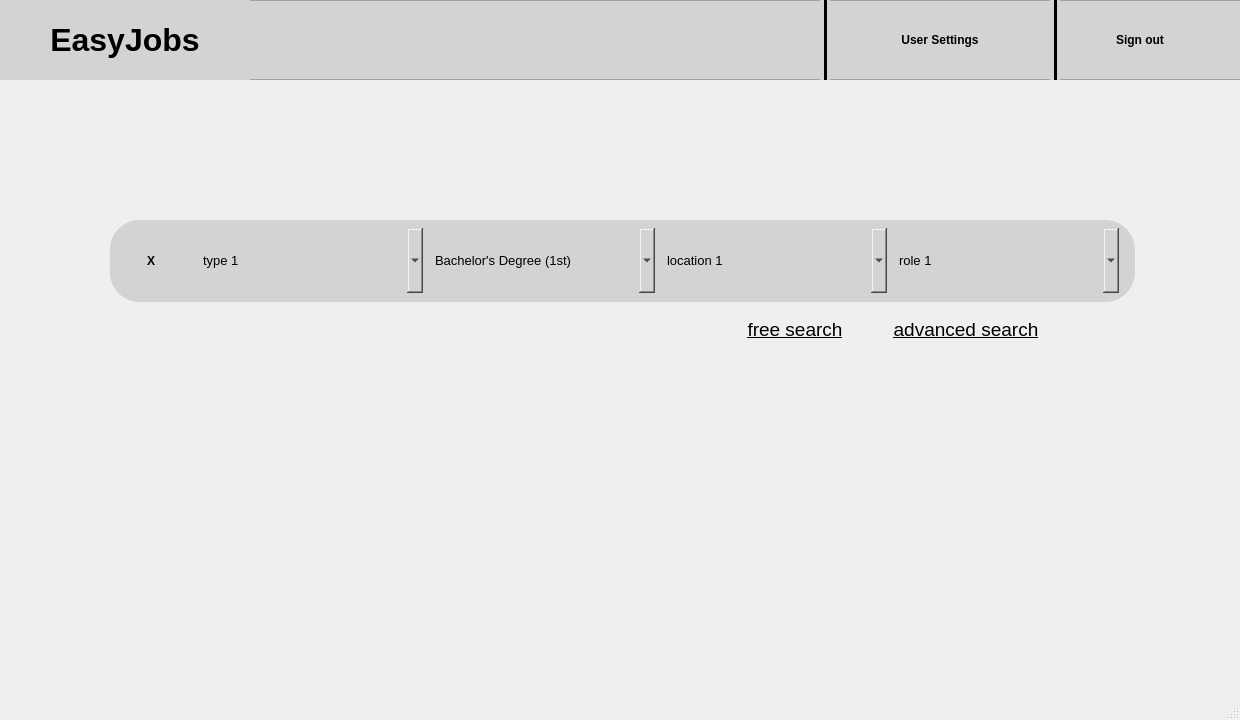
<?xml version="1.0" encoding="UTF-8"?>
<ui version="4.0">
 <class>MainWindow</class>
 <widget class="QMainWindow" name="MainWindow">
  <property name="geometry">
   <rect>
    <x>0</x>
    <y>0</y>
    <width>1240</width>
    <height>720</height>
   </rect>
  </property>
  <property name="minimumSize">
   <size>
    <width>1240</width>
    <height>720</height>
   </size>
  </property>
  <property name="maximumSize">
   <size>
    <width>1920</width>
    <height>1080</height>
   </size>
  </property>
  <property name="windowTitle">
   <string>MainWindow</string>
  </property>
  <widget class="QWidget" name="centralwidget">
   <widget class="QFrame" name="navigation_frame">
    <property name="geometry">
     <rect>
      <x>0</x>
      <y>0</y>
      <width>1241</width>
      <height>80</height>
     </rect>
    </property>
    <property name="minimumSize">
     <size>
      <width>1240</width>
      <height>80</height>
     </size>
    </property>
    <property name="maximumSize">
     <size>
      <width>1920</width>
      <height>80</height>
     </size>
    </property>
    <property name="styleSheet">
     <string notr="true">background-color: lightgrey;</string>
    </property>
    <property name="frameShape">
     <enum>QFrame::StyledPanel</enum>
    </property>
    <property name="frameShadow">
     <enum>QFrame::Raised</enum>
    </property>
    <widget class="QLabel" name="name_label">
     <property name="geometry">
      <rect>
       <x>0</x>
       <y>0</y>
       <width>250</width>
       <height>80</height>
      </rect>
     </property>
     <property name="minimumSize">
      <size>
       <width>250</width>
       <height>80</height>
      </size>
     </property>
     <property name="maximumSize">
      <size>
       <width>250</width>
       <height>80</height>
      </size>
     </property>
     <property name="font">
      <font>
       <pointsize>24</pointsize>
       <weight>75</weight>
       <bold>true</bold>
      </font>
     </property>
     <property name="text">
      <string>EasyJobs</string>
     </property>
     <property name="alignment">
      <set>Qt::AlignCenter</set>
     </property>
    </widget>
    <widget class="QPushButton" name="sign_out_button">
     <property name="geometry">
      <rect>
       <x>1040</x>
       <y>0</y>
       <width>200</width>
       <height>80</height>
      </rect>
     </property>
     <property name="minimumSize">
      <size>
       <width>200</width>
       <height>80</height>
      </size>
     </property>
     <property name="maximumSize">
      <size>
       <width>200</width>
       <height>80</height>
      </size>
     </property>
     <property name="font">
      <font>
       <weight>75</weight>
       <bold>true</bold>
      </font>
     </property>
     <property name="cursor">
      <cursorShape>PointingHandCursor</cursorShape>
     </property>
     <property name="text">
      <string>Sign out</string>
     </property>
     <property name="flat">
      <bool>true</bool>
     </property>
    </widget>
    <widget class="QPushButton" name="user_settings_button">
     <property name="geometry">
      <rect>
       <x>840</x>
       <y>0</y>
       <width>200</width>
       <height>80</height>
      </rect>
     </property>
     <property name="minimumSize">
      <size>
       <width>200</width>
       <height>80</height>
      </size>
     </property>
     <property name="maximumSize">
      <size>
       <width>200</width>
       <height>80</height>
      </size>
     </property>
     <property name="font">
      <font>
       <weight>75</weight>
       <bold>true</bold>
      </font>
     </property>
     <property name="cursor">
      <cursorShape>PointingHandCursor</cursorShape>
     </property>
     <property name="text">
      <string>User Settings</string>
     </property>
     <property name="flat">
      <bool>true</bool>
     </property>
    </widget>
    <widget class="Line" name="line">
     <property name="geometry">
      <rect>
       <x>1050</x>
       <y>0</y>
       <width>10</width>
       <height>80</height>
      </rect>
     </property>
     <property name="minimumSize">
      <size>
       <width>10</width>
       <height>80</height>
      </size>
     </property>
     <property name="maximumSize">
      <size>
       <width>10</width>
       <height>80</height>
      </size>
     </property>
     <property name="frameShadow">
      <enum>QFrame::Plain</enum>
     </property>
     <property name="lineWidth">
      <number>3</number>
     </property>
     <property name="midLineWidth">
      <number>0</number>
     </property>
     <property name="orientation">
      <enum>Qt::Vertical</enum>
     </property>
    </widget>
    <widget class="Line" name="line_2">
     <property name="geometry">
      <rect>
       <x>820</x>
       <y>0</y>
       <width>10</width>
       <height>80</height>
      </rect>
     </property>
     <property name="minimumSize">
      <size>
       <width>10</width>
       <height>80</height>
      </size>
     </property>
     <property name="maximumSize">
      <size>
       <width>10</width>
       <height>80</height>
      </size>
     </property>
     <property name="frameShadow">
      <enum>QFrame::Plain</enum>
     </property>
     <property name="lineWidth">
      <number>3</number>
     </property>
     <property name="midLineWidth">
      <number>0</number>
     </property>
     <property name="orientation">
      <enum>Qt::Vertical</enum>
     </property>
    </widget>
   </widget>
   <widget class="QFrame" name="search_frame">
    <property name="geometry">
     <rect>
      <x>110</x>
      <y>220</y>
      <width>1025</width>
      <height>82</height>
     </rect>
    </property>
    <property name="minimumSize">
     <size>
      <width>1025</width>
      <height>82</height>
     </size>
    </property>
    <property name="maximumSize">
     <size>
      <width>1025</width>
      <height>82</height>
     </size>
    </property>
    <property name="styleSheet">
     <string notr="true">background-color: lightgray;
border-radius: 30px;</string>
    </property>
    <property name="frameShape">
     <enum>QFrame::StyledPanel</enum>
    </property>
    <property name="frameShadow">
     <enum>QFrame::Raised</enum>
    </property>
    <widget class="QWidget" name="horizontalLayoutWidget">
     <property name="geometry">
      <rect>
       <x>0</x>
       <y>0</y>
       <width>1011</width>
       <height>82</height>
      </rect>
     </property>
     <layout class="QHBoxLayout" name="horizontalLayout">
      <item>
       <widget class="QPushButton" name="search_button">
        <property name="minimumSize">
         <size>
          <width>80</width>
          <height>80</height>
         </size>
        </property>
        <property name="maximumSize">
         <size>
          <width>80</width>
          <height>80</height>
         </size>
        </property>
        <property name="font">
         <font>
          <weight>75</weight>
          <bold>true</bold>
         </font>
        </property>
        <property name="cursor">
         <cursorShape>PointingHandCursor</cursorShape>
        </property>
        <property name="text">
         <string>X</string>
        </property>
        <property name="flat">
         <bool>true</bool>
        </property>
       </widget>
      </item>
      <item>
       <widget class="QComboBox" name="comboBox_job_type">
        <property name="minimumSize">
         <size>
          <width>225</width>
          <height>65</height>
         </size>
        </property>
        <property name="maximumSize">
         <size>
          <width>225</width>
          <height>65</height>
         </size>
        </property>
        <property name="font">
         <font>
          <pointsize>10</pointsize>
         </font>
        </property>
        <property name="styleSheet">
         <string notr="true"/>
        </property>
        <item>
         <property name="text">
          <string>type 1</string>
         </property>
        </item>
        <item>
         <property name="text">
          <string>type 2</string>
         </property>
        </item>
        <item>
         <property name="text">
          <string>type 3</string>
         </property>
        </item>
        <item>
         <property name="text">
          <string>type 4</string>
         </property>
        </item>
       </widget>
      </item>
      <item>
       <widget class="QComboBox" name="comboBox_degree">
        <property name="minimumSize">
         <size>
          <width>225</width>
          <height>65</height>
         </size>
        </property>
        <property name="maximumSize">
         <size>
          <width>225</width>
          <height>65</height>
         </size>
        </property>
        <property name="font">
         <font>
          <pointsize>10</pointsize>
         </font>
        </property>
        <property name="whatsThis">
         <string>&lt;html&gt;&lt;head/&gt;&lt;body&gt;&lt;p align=&quot;center&quot;&gt;&lt;br/&gt;&lt;/p&gt;&lt;/body&gt;&lt;/html&gt;</string>
        </property>
        <property name="autoFillBackground">
         <bool>false</bool>
        </property>
        <property name="styleSheet">
         <string notr="true"/>
        </property>
        <item>
         <property name="text">
          <string>Bachelor's Degree (1st)</string>
         </property>
        </item>
        <item>
         <property name="text">
          <string>Masters's Degree (2nd)</string>
         </property>
        </item>
        <item>
         <property name="text">
          <string>Ph.D (3rd)</string>
         </property>
        </item>
        <item>
         <property name="text">
          <string>Freelancer</string>
         </property>
        </item>
       </widget>
      </item>
      <item>
       <widget class="QComboBox" name="comboBox_location">
        <property name="minimumSize">
         <size>
          <width>225</width>
          <height>65</height>
         </size>
        </property>
        <property name="maximumSize">
         <size>
          <width>225</width>
          <height>65</height>
         </size>
        </property>
        <property name="font">
         <font>
          <pointsize>10</pointsize>
         </font>
        </property>
        <property name="whatsThis">
         <string>&lt;html&gt;&lt;head/&gt;&lt;body&gt;&lt;p align=&quot;center&quot;&gt;&lt;br/&gt;&lt;/p&gt;&lt;/body&gt;&lt;/html&gt;</string>
        </property>
        <property name="styleSheet">
         <string notr="true"/>
        </property>
        <item>
         <property name="text">
          <string>location 1</string>
         </property>
        </item>
        <item>
         <property name="text">
          <string>location 2</string>
         </property>
        </item>
        <item>
         <property name="text">
          <string>location 3</string>
         </property>
        </item>
        <item>
         <property name="text">
          <string>location 4</string>
         </property>
        </item>
       </widget>
      </item>
      <item>
       <widget class="QComboBox" name="comboBox_role">
        <property name="minimumSize">
         <size>
          <width>225</width>
          <height>65</height>
         </size>
        </property>
        <property name="maximumSize">
         <size>
          <width>225</width>
          <height>65</height>
         </size>
        </property>
        <property name="font">
         <font>
          <pointsize>10</pointsize>
         </font>
        </property>
        <property name="styleSheet">
         <string notr="true"/>
        </property>
        <item>
         <property name="text">
          <string>role 1</string>
         </property>
        </item>
        <item>
         <property name="text">
          <string>role 2</string>
         </property>
        </item>
        <item>
         <property name="text">
          <string>role 3</string>
         </property>
        </item>
        <item>
         <property name="text">
          <string>role 4</string>
         </property>
        </item>
       </widget>
      </item>
     </layout>
    </widget>
   </widget>
   <widget class="QWidget" name="horizontalLayoutWidget_2">
    <property name="geometry">
     <rect>
      <x>720</x>
      <y>290</y>
      <width>348</width>
      <height>80</height>
     </rect>
    </property>
    <layout class="QHBoxLayout" name="horizontalLayout_2">
     <item>
      <widget class="QPushButton" name="free_search_button">
       <property name="minimumSize">
        <size>
         <width>130</width>
         <height>35</height>
        </size>
       </property>
       <property name="maximumSize">
        <size>
         <width>130</width>
         <height>35</height>
        </size>
       </property>
       <property name="font">
        <font>
         <pointsize>14</pointsize>
         <underline>true</underline>
        </font>
       </property>
       <property name="cursor">
        <cursorShape>PointingHandCursor</cursorShape>
       </property>
       <property name="text">
        <string>free search</string>
       </property>
       <property name="flat">
        <bool>true</bool>
       </property>
      </widget>
     </item>
     <item>
      <widget class="QPushButton" name="advanced_search_button">
       <property name="minimumSize">
        <size>
         <width>180</width>
         <height>35</height>
        </size>
       </property>
       <property name="maximumSize">
        <size>
         <width>180</width>
         <height>35</height>
        </size>
       </property>
       <property name="font">
        <font>
         <pointsize>14</pointsize>
         <underline>true</underline>
        </font>
       </property>
       <property name="cursor">
        <cursorShape>PointingHandCursor</cursorShape>
       </property>
       <property name="text">
        <string>advanced search</string>
       </property>
       <property name="flat">
        <bool>true</bool>
       </property>
      </widget>
     </item>
    </layout>
   </widget>
  </widget>
  <widget class="QMenuBar" name="menubar">
   <property name="geometry">
    <rect>
     <x>0</x>
     <y>0</y>
     <width>1240</width>
     <height>26</height>
    </rect>
   </property>
  </widget>
  <widget class="QStatusBar" name="statusbar"/>
 </widget>
 <resources/>
 <connections/>
</ui>
